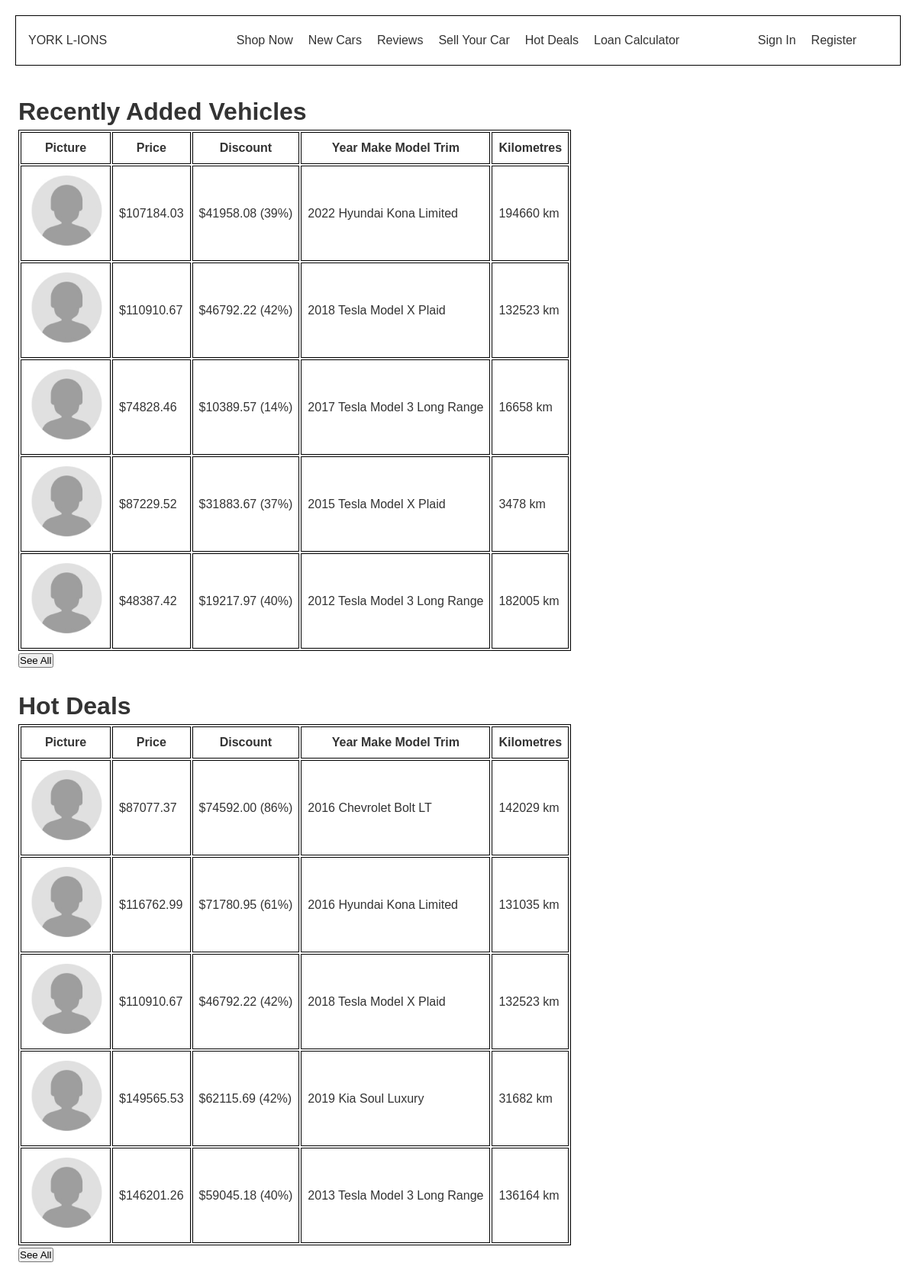
Before: / with the older database file.
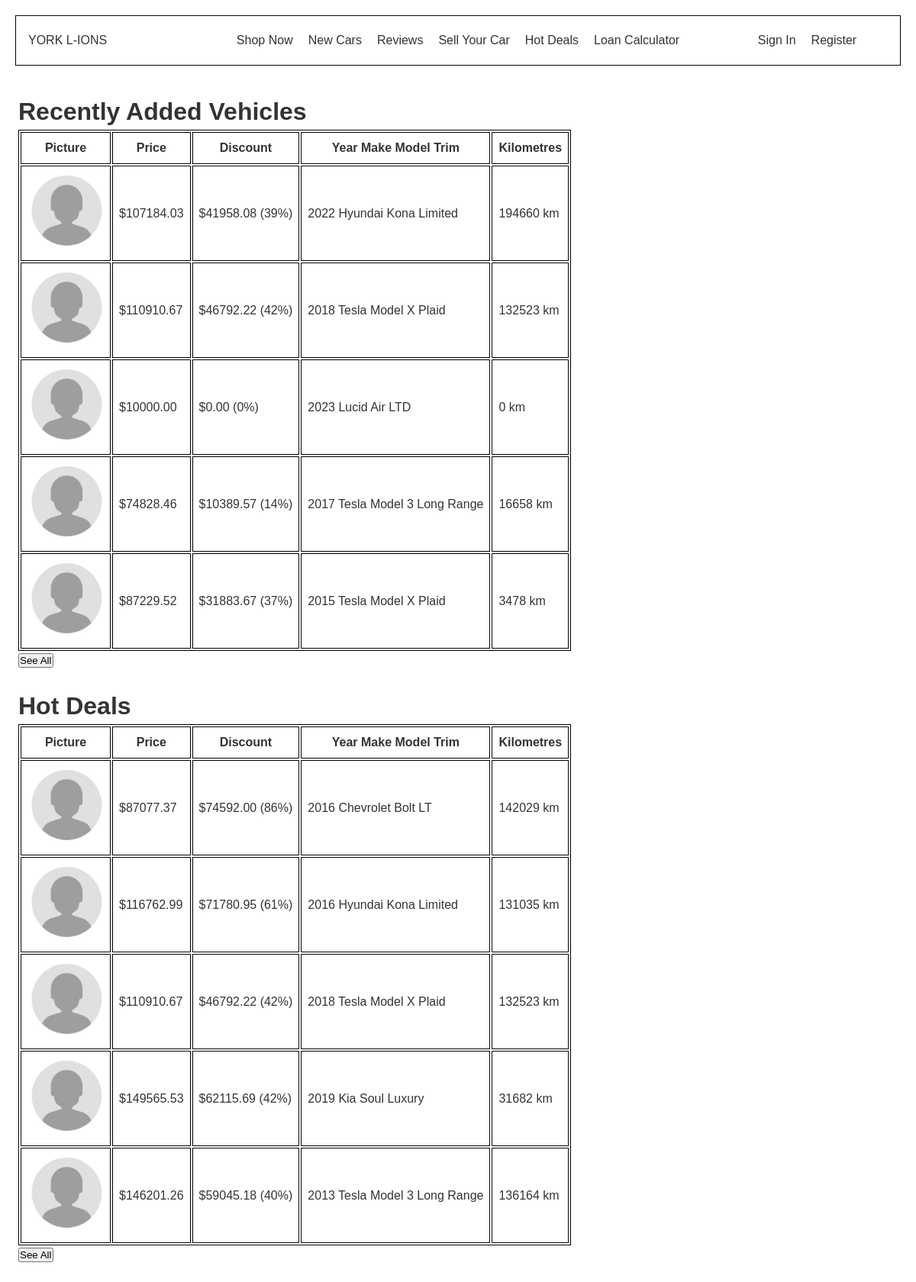
After: the same page with the newer database file.
### yorklions/models/vehicle.py (models this page shows)
class Vehicle(db.Model):
    __tablename__ = "vehicles"
    id: Mapped[int] = mapped_column(Integer, primary_key=True)
    price: Mapped[float] = mapped_column(Float, primary_key=False)
    discount: Mapped[float] = mapped_column(Float, primary_key=False)
    year: Mapped[int] = mapped_column(Integer, primary_key=False)
    make: Mapped[str] = mapped_column(String, nullable=False)
    model: Mapped[str] = mapped_column(String, nullable=False)
    trim: Mapped[str] = mapped_column(String, nullable=False)
    colour: Mapped[str] = mapped_column(String, nullable=False)
    type: Mapped[str] = mapped_column(String, nullable=False)
    kilometres: Mapped[int] = mapped_column(Integer, primary_key=False)
    max_range: Mapped[int] = mapped_column(Integer, primary_key=False)
    description: Mapped[str] = mapped_column(String, nullable=False)
    image_file: Mapped[str] = mapped_column(String, nullable=False, default="default.jpg")
    date_added: Mapped[str] = mapped_column(String, nullable=False)
    is_for_sale: Mapped[bool] = mapped_column(Boolean, nullable=False, default=True)
    history: Mapped[List[str]] = mapped_column(String, nullable=True)
    visit_events: Mapped[List["VisitEvent"]] = relationship()
    product_orders: Mapped[List["POVehicle"]] = relationship()
    @hybrid_property
    def discount_percentage(self):
        return (100 * self.discount / self.price) if self.price != 0 else 0

### yorklions/routes/main.py (the view)
@main.route("/home/")
@main.route("/")
def main_index():
    response = recent.get_recent_vehicles(limit=5)
    if response[1] == 200:
        recent_vehicles = response[0]
    else:
        recent_vehicles = None
    response = deals.get_hot_deals(limit=5)
    if response[1] == 200:
        hot_deals_vehicles = response[0]
    else:
        hot_deals_vehicles = None
    return render_template("index.html", recent_vehicles=recent_vehicles, hot_deals=hot_deals_vehicles)

### yorklions/routes/catalogue/hot_deals.py (called while the page is built, shortened)
def get_hot_deals(limit=None, descending=True):
    if descending:
        if limit:
            vehicles = db.session.query(Vehicle).filter(Vehicle.discount_percentage > 0).filter(Vehicle.is_for_sale == True).order_by(Vehicle.discount_percentage.desc()).limit(limit).all()
        else:
            vehicles = db.session.query(Vehicle).filter(Vehicle.discount_percentage > 0).filter(Vehicle.is_for_sale == True).order_by(Vehicle.discount_percentage.desc()).all()
    if not vehicles:
        return {"message": "No vehicles found"}, 400
    vehicle_data = vehicle_json(vehicles) # note this is will return that json format response thing
    return vehicle_data, 200

### yorklions/routes/catalogue/recent.py (called while the page is built)
def get_recent_vehicles(limit=None, descending=True):
    if descending:
        if limit:
            vehicles = db.session.query(Vehicle).filter(Vehicle.is_for_sale == True).order_by(Vehicle.date_added.desc()).limit(limit).all()
        else:
            vehicles = db.session.query(Vehicle).filter(Vehicle.is_for_sale == True).order_by(Vehicle.date_added.desc()).all()
    else:
        if limit:
            vehicles = db.session.query(Vehicle).filter(Vehicle.is_for_sale == True).order_by(Vehicle.date_added).limit(limit).all()
        else:
            vehicles = db.session.query(Vehicle).filter(Vehicle.is_for_sale == True).order_by(Vehicle.date_added).all()
    if not vehicles:
        return {"message": "No vehicles found"}, 400
    vehicle_data = vehicle_json(vehicles) # note this is will return that json format response thing
    return vehicle_data, 200

### yorklions/templates/index.html
{% extends "layout.html" %}
{% block content %}
{% if recent_vehicles %}
<br />
<h1>Recently Added Vehicles</h1>
<table>
    <thead>
        <tr>
            <th>
                <div>Picture</div>
            </th>
            <th>
                <div>Price</div>
            </th>
            <th>
                <div>Discount</div>
            </th>
            <th>
                <div>Year Make Model Trim</div>
            </th>
            <th>
                <div>Kilometres</div>
            </th>
        </tr>
    </thead>
    <tbody>
        {% for vehicle in recent_vehicles %}
        <tr>
            <td>
                <div><a href="/vehicle/{{ vehicle.id }}"><img src="{{ vehicle.image_file }}" alt="Vehicle Image"
                            width="100"></div>
            </td>
            <td>
                <div>${{ '%0.2f'|format(vehicle.price|float) }}</div>
            </td>
            <td>
                <div>${{ '%0.2f'|format(vehicle.discount|float) }} ({{ '%0.0f'|format(vehicle.discount_percentage|float)
                    }}%)</div>
            </td>
            <td>
                <div>{{ vehicle.year }} {{ vehicle.make }} {{vehicle.model}} {{vehicle.trim}} </div>
            </td>
            <td>
                <div>{{ vehicle.kilometres }} km</div>
            </td>
        </tr>
        {% endfor %}
    </tbody>
</table>
{% if not show_all %}
<form action="{{ url_for('main.new_cars') }}" method="get">
    <button>See All</button>
</form>
{% endif %}
{% endif %}
{% if hot_deals %}
<br />
<h1>Hot Deals</h1>
<table>
    <thead>
        <tr>
            <th>
                <div>Picture</div>
            </th>
            <th>
                <div>Price</div>
            </th>
            <th>
                <div>Discount</div>
            </th>
            <th>
                <div>Year Make Model Trim</div>
            </th>
            <th>
                <div>Kilometres</div>
            </th>
        </tr>
    </thead>
    <tbody>
        {% for vehicle in hot_deals %}
        <tr>
            <td>
                <div><a href="/vehicle/{{ vehicle.id }}"><img src="{{ vehicle.image_file }}" alt="Vehicle Image"
                            width="100"></a></div>
            </td>
            <td>
                <div>${{ '%0.2f'|format(vehicle.price|float) }}</div>
            </td>
            <td>
                <div>${{ '%0.2f'|format(vehicle.discount|float) }} ({{ '%0.0f'|format(vehicle.discount_percentage|float)
                    }}%)</div>
            </td>
            <td>
                <div>{{ vehicle.year }} {{ vehicle.make }} {{vehicle.model}} {{vehicle.trim}} </div>
            </td>
            <td>
                <div>{{ vehicle.kilometres }} km</div>
            </td>
        </tr>
        {% endfor %}
    </tbody>
</table>
{% if not show_all %}
<form action="{{ url_for('main.hot_deals') }}" method="get">
    <button>See All</button>
</form>
{% endif %}
{% endif %}
{% endblock %}

### yorklions/templates/layout.html (shortened to what this page needs)
<!DOCTYPE html>
<html lang="en">
<head>
    <link rel="stylesheet" href="{{ url_for('static', filename='main.css') }}">
</head>
<body>
    <div id="wrapper">
        <header>
            {% if header %}
            {% block header %}{% endblock header %}
            {% else %}
            <div class="logo">
                <a href="/">YORK L-IONS</a>
            </div>
            <nav>
                <ul>
                    <li><a href="{{ url_for('main.shop') }}">Shop Now</a></li>
                    <li><a href="{{ url_for('main.new_cars') }}">New Cars</a></li>
                    <li><a href="{{ url_for('main.reviews') }}">Reviews</a></li>
                    <li><a href="{{ url_for('main.trade_in') }}">Sell Your Car</a></li>
                    <li><a href="{{ url_for('main.hot_deals') }}">Hot Deals</a></li>
                    <li><a href="{{ url_for('loancalc.loan_calculator') }}">Loan Calculator</a></li>
                </ul>
            </nav>
            <ul>
                {% if current_user.is_authenticated %}
                <li><a href="{{ url_for('auth.account') }}">Account</a></li>
                <li><a href="{{ url_for('auth.logout') }}">Sign Out</a></li>
                {% else %}
                <li><a href="{{ url_for('auth.login') }}">Sign In</a></li>
                <li><a href="{{ url_for('auth.register') }}">Register</a></li>
                {% endif %}
            </ul>
            {% endif %}
        </header>
        <div>
            {% block content %}{% endblock content %}
        </div>
    </div>
</body>
</html>

### yorklions/static/main.css (style rules this page uses)
* { margin: 0; padding: 0; box-sizing: border-box; }
body { font-family: Arial, sans-serif; font-size: 16px; line-height: 1.5; color: #333; }
a { text-decoration: none; color: #333; }
header { display: grid; grid-template-columns: 0.33fr 1fr 0.33fr; border: 1px solid black; padding: 8px; margin: 4px; align-items: center; }
nav { padding: 8px; margin: 4px; }
div { padding: 4px; margin: 4px; }
#wrapper { display: flex; flex-direction: column; justify-content: flex-start; min-height: 100vh; padding: 12px; }
ul { list-style-type: none; display: flex; justify-content: center; gap: 20px; }
table, th, td { border: 1px solid black; }

Changed rows visible on the page:
no longer on this page (row unchanged): Vehicle: image_file (placeholder picture), price "48387.42", discount "19217.97", discount_percentage "40", year "2012", make "Tesla", model "Model 3", trim "Long Range", kilometres "182005", shown under "Recently Added Vehicles"
added Vehicle: image_file (placeholder picture), price "10000.00", discount "0.00", discount_percentage "0", year "2023", make "Lucid", model "Air", trim "LTD", kilometres "0", shown under "Recently Added Vehicles"
